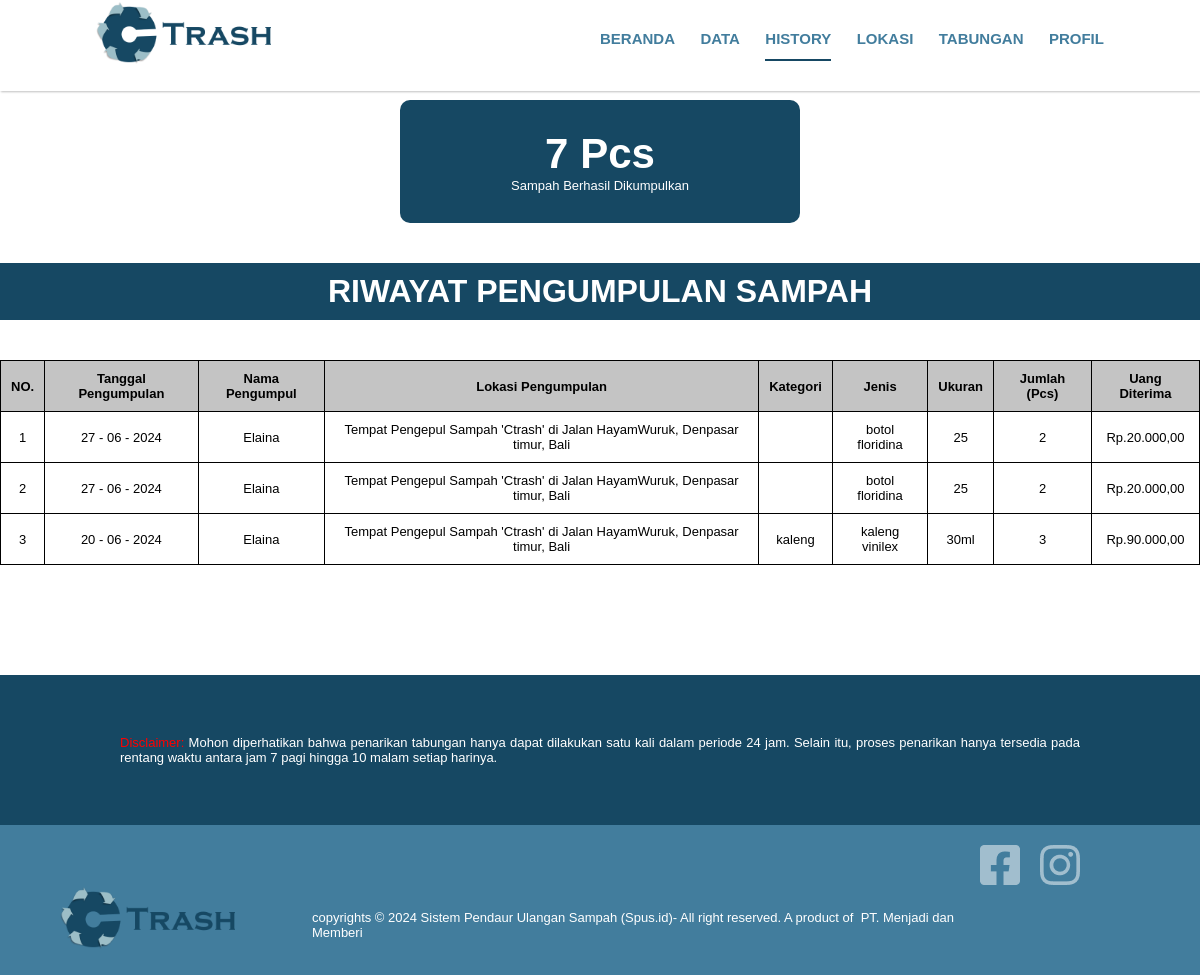
Page /user/history.php (signed in) on the committed database.
### tables this page shows
CREATE TABLE `histori_pengumpulan` (
  `id` int(11) NOT NULL,
  `user_id` int(11) NOT NULL,
  `tanggal` date NOT NULL,
  `tempat` varchar(100) NOT NULL,
  `jenis_sampah` varchar(100) NOT NULL,
  `kategori` varchar(100) NOT NULL,
  `ukuran` varchar(50) NOT NULL,
  `harga` decimal(10,2) NOT NULL,
  `jumlah` int(11) NOT NULL,
  `total` decimal(10,2) NOT NULL
);

CREATE TABLE `users` (
  `id` int(11) NOT NULL,
  `nama` varchar(100) NOT NULL,
  `email` varchar(100) NOT NULL,
  `alamat` text NOT NULL,
  `no_hp` varchar(15) NOT NULL,
  `jenis_kelamin` varchar(10) NOT NULL,
  `foto_profil` varchar(255) DEFAULT NULL,
  `tgl_lahir` date NOT NULL,
  `password` varchar(255) NOT NULL,
  `saldo` decimal(10,2) NOT NULL DEFAULT 0.00,
  `is_level` enum('admin','user') NOT NULL,
  `status` varchar(10) NOT NULL DEFAULT 'aktif'
);

### user/history.php (the view, shortened to what this page needs)
<?php
require_once '../daftar/koneksi.php';
$user_id = $_SESSION['id'];
$query = "SELECT h.*, u.nama AS nama_pengumpul
          FROM histori_pengumpulan h
          JOIN users u ON h.user_id = u.id
          WHERE h.user_id = ?
          ORDER BY h.tanggal DESC";
$stmt = $conn->prepare($query);
$stmt->bind_param("i", $user_id);
$stmt->execute();
$result = $stmt->get_result();
$query_total = "SELECT SUM(jumlah) AS total_sampah FROM histori_pengumpulan WHERE user_id = ?";
$stmt_total = $conn->prepare($query_total);
$stmt_total->bind_param("i", $user_id);
$stmt_total->execute();
$result_total = $stmt_total->get_result();
$row_total = $result_total->fetch_assoc();
$total_sampah = $row_total['total_sampah'] ? $row_total['total_sampah'] : 0;
?>
<!DOCTYPE html>
<html lang="en">
<head>
    <link rel="stylesheet" href="../asset/css/navbar.css">
    <link rel="stylesheet" href="../asset/css/footer.css">
    <link rel="stylesheet" href="../asset/css/his.css">
</head>
<body>
    <?php require_once '../template/user/navbar.php'; ?>
    <div class="container-history">
        <section class="collection-summary">
            <h1><?php echo htmlspecialchars($total_sampah); ?> Pcs</h1>
            <p>Sampah Berhasil Dikumpulkan</p>
        </section>
        <section class="history">
            <h2>RIWAYAT PENGUMPULAN SAMPAH</h2>
            <div class="table-container">
                <table class="tb-history">
                    <thead>
                        <tr>
                            <th>NO.</th>
                            <th>Tanggal Pengumpulan</th>
                            <th>Nama Pengumpul</th>
                            <th>Lokasi Pengumpulan</th>
                            <th>Kategori</th>
                            <th>Jenis</th>
                            <th>Ukuran</th>
                            <th>Jumlah (Pcs)</th>
                            <th>Uang Diterima</th>
                        </tr>
                    </thead>
                    <tbody>
                        <?php
                        $no = 1;
                        while ($row = $result->fetch_assoc()) {
                            echo "<tr>";
                            echo "<td>" . $no++ . "</td>";
                            echo "<td>" . date("d - m - Y", strtotime($row['tanggal'])) . "</td>";
                            echo "<td>" . htmlspecialchars($row['nama_pengumpul']) . "</td>";
                            echo "<td>" . htmlspecialchars($row['tempat']) . "</td>";
                            echo "<td>" . htmlspecialchars($row['kategori']) . "</td>";
                            echo "<td>" . htmlspecialchars($row['jenis_sampah']) . "</td>";
                            echo "<td>" . htmlspecialchars($row['ukuran']) . "</td>";
                            echo "<td>" . htmlspecialchars($row['jumlah']) . "</td>";
                            echo "<td>Rp." . number_format($row['total'], 2, ',', '.') . "</td>";
                            echo "</tr>";
                        }
                        ?>
                    </tbody>
                </table>
            </div>
            <div class="pemberitahuan">
                <p><span>Disclaimer:</span> Mohon diperhatikan bahwa penarikan tabungan hanya dapat dilakukan satu kali
                    dalam periode 24 jam. Selain itu, proses penarikan hanya tersedia pada rentang waktu antara jam 7
                    pagi hingga 10 malam setiap harinya.</p>
            </div>
        </section>
    </div>
    <?php require_once '../template/user/fot.php'; ?>
</body>
</html>

### asset/css/navbar.css (style rules this page uses)
:root { --biru-gelap: #164863; --biru: #427d9d; --putih: #fff; --font-family: 'Poppins', sans-serif; }
* { padding: 0; margin: 0; text-decoration: none; list-style: none; font-family: var(--font-family); box-sizing: border-box; }
body { background-color: var(--putih); }

### asset/css/footer.css (style rules this page uses)
:root { --biru-gelap: #164863; --biru: #427d9d; --biru-terang: #9bbec8; --putih: #fff; --abu-abu: #687780; --font-family: 'Poppins', sans-serif; --font-size-title: clamp(30px, 3.5vw, 6rem); --font-size-subtitle: clamp(20px, 3.5vw, 4rem); --font-size-text: clamp(14px, 2.5vw, 1rem); --font-size-small-text: 0.8125rem; --spacing-container-padding: 8%; --spacing-section-padding: 6.25rem; --spacing-card-gap: 5.625rem; --spacing-about-margin: 4.375rem; --spacing-navbar-padding: 1.25rem; --spacing-footer-padding: 0.625rem; --spacing-header-padding: 8.125rem; --spacing-description-margin: 15%; --spacing-box-margin: 70%; --spacing-box-width: 6.125rem; --spacing-box-height: 1.9375rem; }
* { padding: 0; margin: 0; text-decoration: none; font-family: var(--font-family); box-sizing: border-box; }

### asset/css/his.css (style rules this page uses)
:root { --biru-gelap: #164863; --biru: #427d9d; --biru-terang: #9bbec8; --putih: #fff; --abu-abu: #687780; --font-family: 'Poppins', sans-serif; --font-size: 16px; --font-family: 'Poppins', sans-serif; --font-size-title: clamp(30px, 3.5vw, 6rem); --font-size-subtitle: clamp(17px, 3.5vw, 2rem); --font-size-text: clamp(13px, 2.5vw, 0.8rem); --font-size-small-text: 0.8125rem; }
* { padding: 0; margin: 0; text-decoration: none; font-family: var(--font-family); font-style: normal; box-sizing: border-box; }
.container-history { width: 100%; margin: 0 auto; padding-top: 100px; }
.collection-summary { width: 80%; max-width: 400px; margin: 0 auto 40px auto; text-align: center; padding: 30px 10px; color: var(--putih); font-size: var(--font-size-subtitle); background-color: var(--biru-gelap); border-radius: 10px; }
.collection-summary h1 { font-size: var(--font-size-title); }
.collection-summary p { font-size: var(--font-size-text); }
.history h2 { color: var(--putih); text-align: center; padding: 10px; margin-bottom: 40px; font-size: var(--font-size-subtitle); background-color: var(--biru-gelap); }
.table-container { overflow-x: auto; }
table { width: 100%; border-collapse: collapse; margin-bottom: 20px; }
.tb-history { width: 1200px; font-size: var(--font-size-text); margin: 0 auto 100px auto; }
table, th, td { border: 1px solid black; }
th, td { padding: 10px; text-align: center; }
th { background-color: #c4c4c4; color: #000; }
.pemberitahuan { margin-top: 10px; font-size: var(--font-size-text); background-color: var(--biru-gelap); color: var(--putih); }
.pemberitahuan p { width: 100%; padding: 60px 0; max-width: 80%; margin: auto; text-align: center; text-align: justify; }
.pemberitahuan p span { color: red; }

### rows in the picture
histori_pengumpulan: tanggal "27 - 06 - 2024", user.nama "Elaina", tempat "Tempat Pengepul Sampah 'Ctrash' di Jalan HayamWuruk, Denpasar timur, Bali", jenis_sampah "botol floridina", ukuran "25", jumlah "2", total "20.000,00"
histori_pengumpulan: tanggal "27 - 06 - 2024", user.nama "Elaina", tempat "Tempat Pengepul Sampah 'Ctrash' di Jalan HayamWuruk, Denpasar timur, Bali", jenis_sampah "botol floridina", ukuran "25", jumlah "2", total "20.000,00"
histori_pengumpulan: tanggal "20 - 06 - 2024", user.nama "Elaina", tempat "Tempat Pengepul Sampah 'Ctrash' di Jalan HayamWuruk, Denpasar timur, Bali", kategori "kaleng", jenis_sampah "kaleng vinilex", ukuran "30ml", jumlah "3", total "90.000,00"

### other values in the picture
$total_sampah "7"
